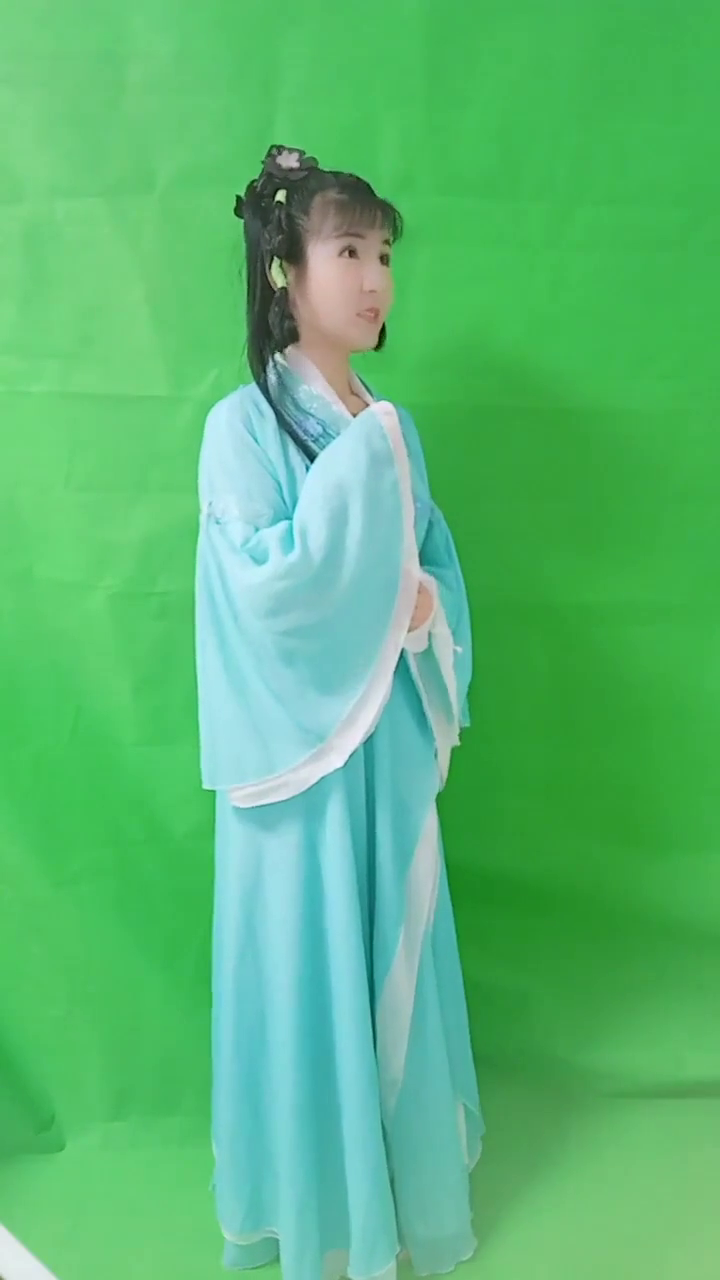
#> input picture frame 50 of first-order-model/test_data/video/wudao3.mp4, 720 x 1280 px, given in place of b.mp4, which was not available
$ python process_video.py
#> lines starting #> are read from the running program, lines starting #| are printed output that depends on the picture; after the words box and inside, x2 and y2 are one past the last pixel; in counts of white or black regions, pixels touching at a corner belong together; pictures that were not available may be replaced by others from this repository, and a replacement may not be noted
#> further down, frame is the input picture: shape (1280, 720, 3); mean B, G, R 115.5, 185.4, 89.1
import cv2
import numpy as np
cap = cv2.VideoCapture("b.mp4")
videoWriter = cv2.VideoWriter('video.avi', cv2.VideoWriter_fourcc('I', '4', '2', '0'), 20, (640,480))
def convert(frame):
    random = np.random.randint(3,4)
    kernel = np.ones((random,random),np.uint8)
    frame = cv2.resize(frame,(640,480))
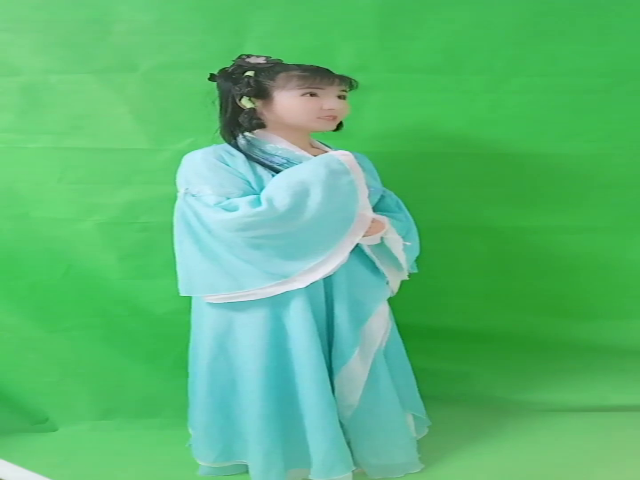
#> frame: shape (480, 640, 3); mean of channels 0, 1, 2 115.5, 185.4, 89.1; drawn as B, G, R
    # videoWriter = cv2.VideoWriter('video.avi', cv2.VideoWriter_fourcc('I', '4', '2', '0'), 20, (640,480))
    lower_green = np.array([35, 43, 35])
    upper_green = np.array([90, 255, 255])
    # frame = cv2.imread("251.png")
    hsv = cv2.cvtColor(frame,cv2.COLOR_BGR2HSV)
#> hsv: shape (480, 640, 3); mean H, S, V 68.9, 136.4, 186.6
    mask = cv2.inRange(hsv, lower_green, upper_green)
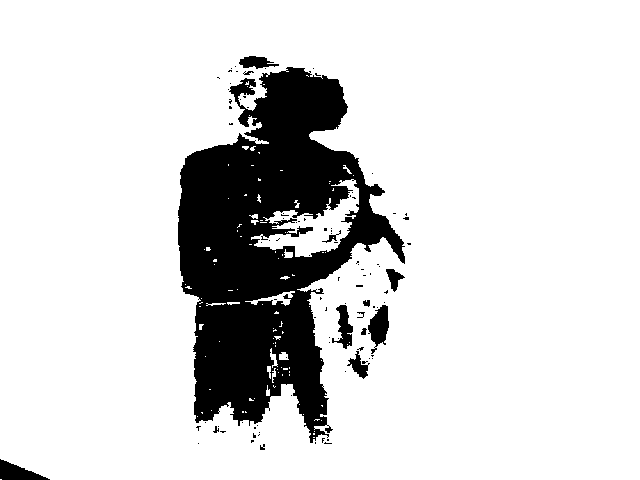
#> mask: shape (480, 640); 85% white; 98 black regions (84 under 20 px), largest, box (x1, y1, x2, y2) and area: (178, 67, 405, 443) 43341, (368, 305, 389, 354) 597, (0, 459, 50, 480) 548
    mask = cv2.bitwise_not(mask)
    mask = cv2.morphologyEx(mask, cv2.MORPH_OPEN, kernel)
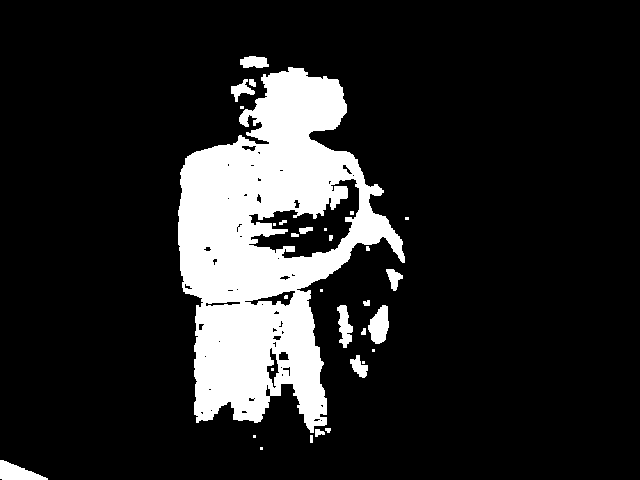
#> mask: shape (480, 640); 14.7% white; 31 white regions (13 under 20 px), largest, box (x1, y1, x2, y2) and area: (178, 67, 405, 433) 42050, (368, 305, 389, 344) 560, (0, 460, 48, 480) 545
    res = cv2.bitwise_and(frame, frame, mask=mask)
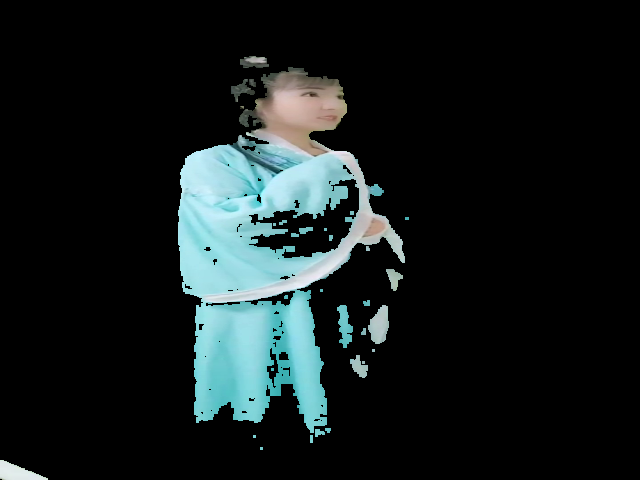
#> res: shape (480, 640, 3); mean of channels 0, 1, 2 29.5, 29, 21.5; drawn as B, G, R
    random = np.random.randint(3,5)
    kernel = np.ones((random,random),np.uint8)
    closing = cv2.morphologyEx(res, cv2.MORPH_OPEN, kernel)
    return closing
    # cv2.imwrite("ff1.png",closing)
i = 0
while i < 600:
    i += 1
    ret,frame = cap.read()
    close1 = convert(frame)
    cv2.imshow("ff",close1)
    cv2.waitKey(30)
    videoWriter.write(close1)

cv2.destroyAllWindows()
cap.release()
videoWriter.release()

$ run again, starting later in the video
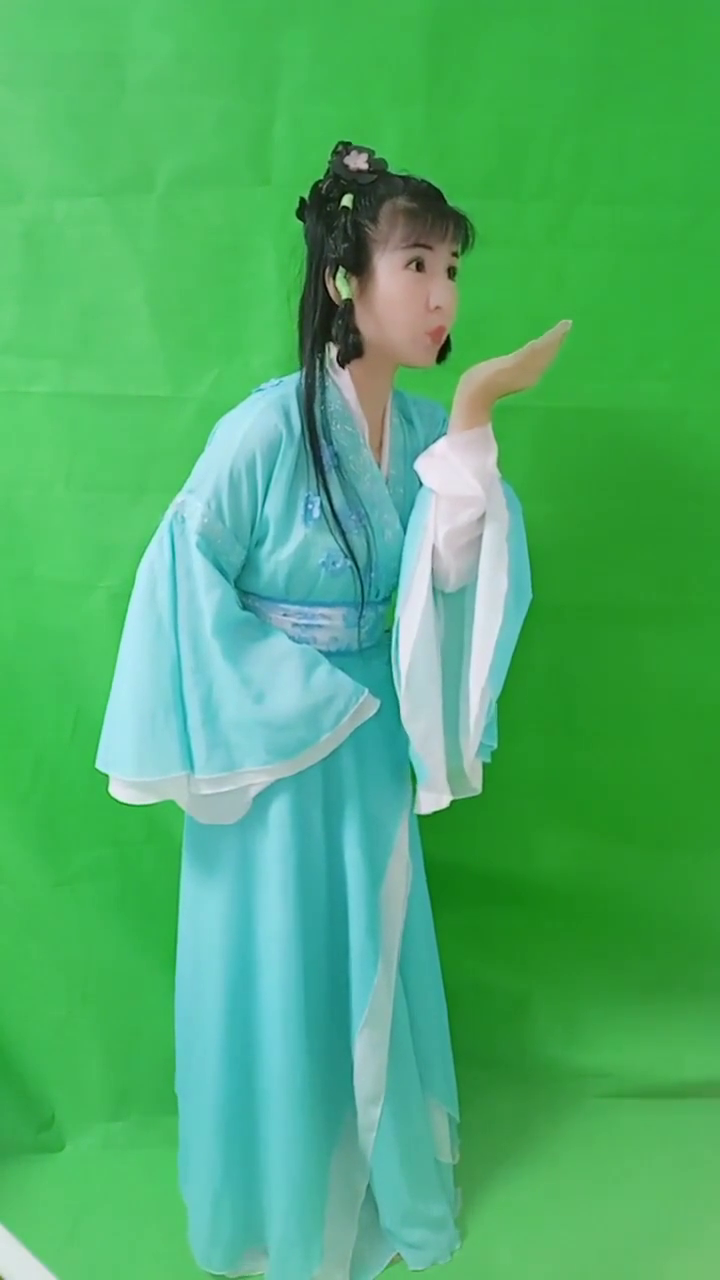
#> input picture frame 405 of first-order-model/test_data/video/wudao3.mp4, 720 x 1280 px, given in place of b.mp4, which was not available
#> frame is the input picture: shape (1280, 720, 3); mean B, G, R 107, 174.9, 78
#> frame: shape (480, 640, 3)
#> hsv: shape (480, 640, 3); mean H, S, V 70.1, 146.8, 176.4
#> in convert, `mask = cv2.inRange(hsv, lower_green, upper_green)`:
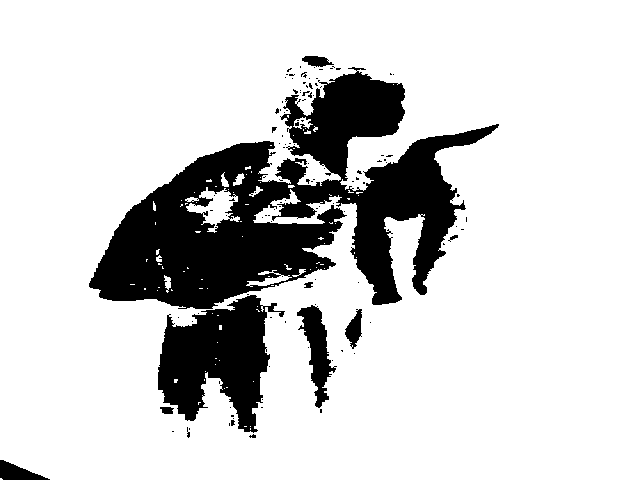
#> mask: shape (480, 640); 81.9% white; 119 black regions (110 under 20 px), largest, box (x1, y1, x2, y2) and area: (89, 67, 499, 309) 42500, (158, 295, 285, 433) 9742, (297, 305, 337, 408) 1689
#> in convert, `res = cv2.bitwise_and(frame, frame, mask=mask)`:
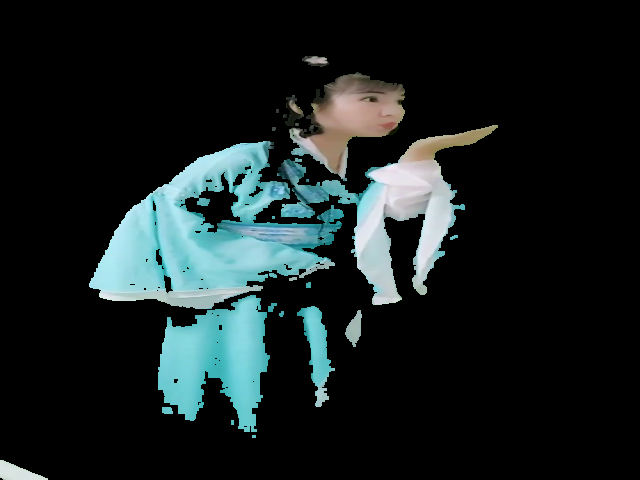
#> res: shape (480, 640, 3); mean of channels 0, 1, 2 33.5, 33, 24.2; drawn as B, G, R
